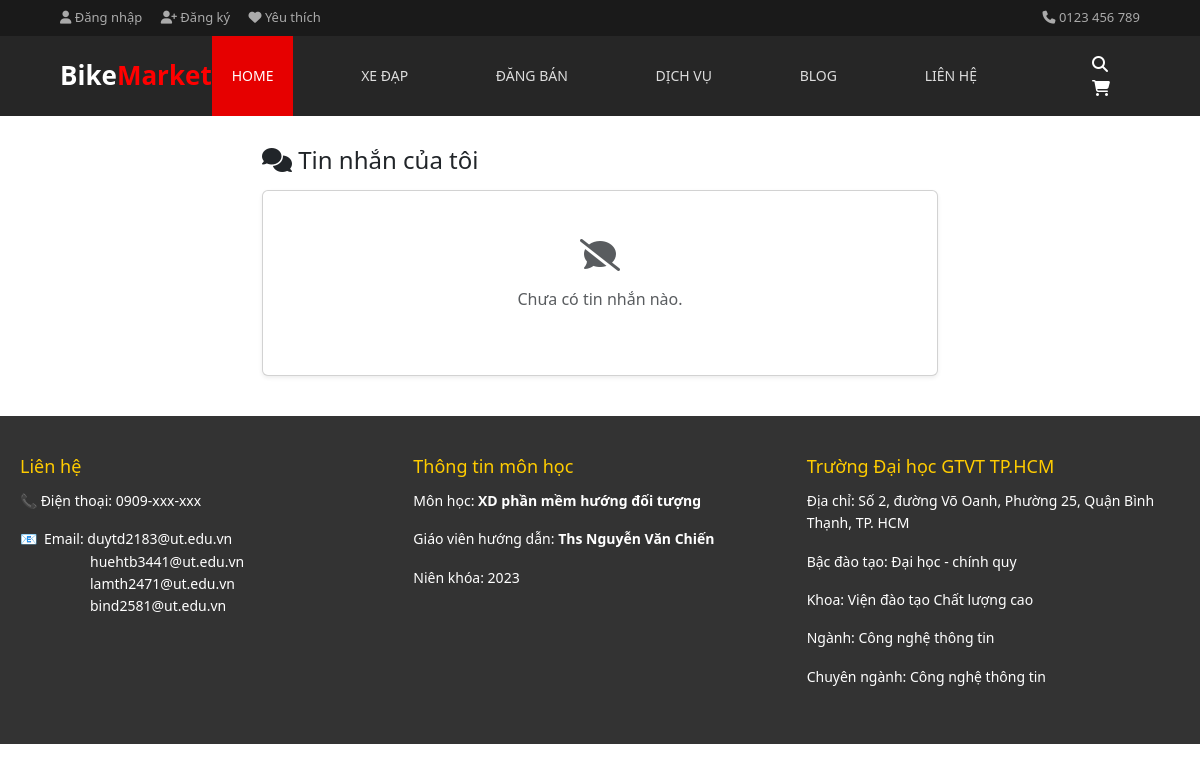
The page /Admin/index.php on the database as committed earlier.
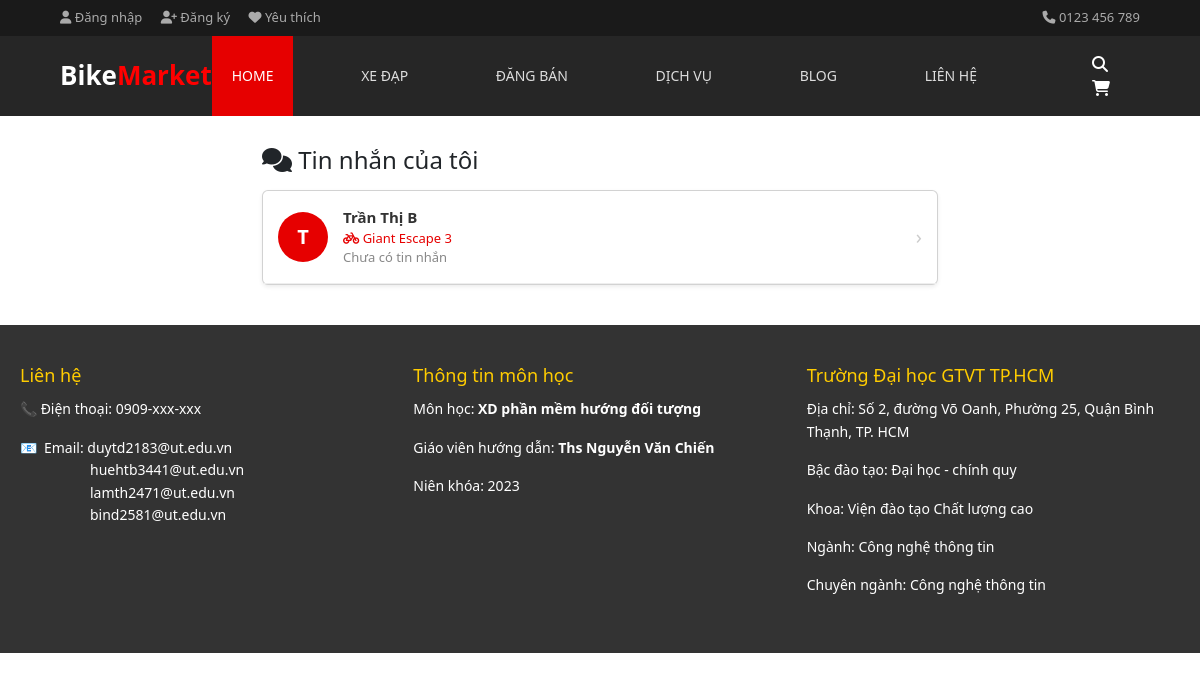
The same page on the database as committed later.
### tables this page shows
CREATE TABLE `cuoc_hoi_thoai` (
  `id` int(11) NOT NULL,
  `buyer_id` int(11) NOT NULL,
  `seller_id` int(11) NOT NULL,
  `xe_id` int(11) NOT NULL,
  `created_at` timestamp NOT NULL DEFAULT current_timestamp()
);

CREATE TABLE `bicycles` (
  `id` int(11) NOT NULL,
  `seller_id` int(11) NOT NULL DEFAULT 2,
  `name` varchar(255) NOT NULL,
  `price` int(11) DEFAULT NULL,
  `category_id` int(11) DEFAULT NULL,
  `brand_id` int(11) DEFAULT NULL,
  `condition_status` varchar(50) DEFAULT NULL,
  `frame_size` varchar(20) DEFAULT NULL,
  `location` varchar(100) DEFAULT NULL,
  `description` text DEFAULT NULL,
  `main_image` varchar(255) DEFAULT NULL,
  `sub_image1` varchar(255) DEFAULT NULL,
  `sub_image2` varchar(255) DEFAULT NULL,
  `sub_image3` varchar(255) DEFAULT NULL,
  `is_featured` tinyint(1) DEFAULT 1,
  `created_at` timestamp NOT NULL DEFAULT current_timestamp()
);

### Admin/controllers/MessageController.php (called while the page is built, shortened)
<?php
require_once "models/Message.php";
class MessageController {
    private $model;
    public function __construct() {
        $this->model = new Message();
    }
    public function index() {
        $conversations = $this->model->getConversations($_SESSION['user_id']);
        require __DIR__ . "/../views/conversations.php";
    }
}

### Admin/models/Message.php (called while the page is built, shortened)
<?php
require_once "config/database.php";
class Message {
    private $conn;
    public function __construct() {
        $db = new Database();
        $this->conn = $db->connect();
    }
    public function getConversations($user_id) {
    $query = "SELECT c.*,
                b.name AS ten_xe,
                CASE
                    WHEN c.buyer_id = :user_id THEN u_seller.name
                    ELSE u_buyer.name
                END AS ten_doi_phuong,
                (SELECT noi_dung
                 FROM tin_nhan t
                 WHERE t.hoi_thoai_id = c.id
                 ORDER BY t.created_at DESC
                 LIMIT 1) AS tin_nhan_cuoi
              FROM cuoc_hoi_thoai c
              JOIN bicycles b     ON c.xe_id     = b.id
              JOIN users u_buyer  ON c.buyer_id  = u_buyer.id
              JOIN users u_seller ON c.seller_id = u_seller.id
              WHERE c.buyer_id = :user_id OR c.seller_id = :user_id
              ORDER BY c.created_at DESC";
    $stmt = $this->conn->prepare($query);
    $stmt->execute(['user_id' => $user_id]);
    return $stmt->fetchAll(PDO::FETCH_ASSOC);
}
}

### Admin/config/database.php (called while the page is built, shortened)
<?php
class Database {
    private $host     = "localhost";
    private $db_name  = "oop_bicycle_system";
    private $username = "root";
    private $password = "";
    public function connect() {
        $this->conn = null;
        try {
            $this->conn = new PDO(
                "mysql:host=" . $this->host . ";dbname=" . $this->db_name,
                $this->username,
                $this->password
            );
            $this->conn->setAttribute(PDO::ATTR_ERRMODE, PDO::ERRMODE_EXCEPTION);
        } catch(PDOException $e) {
            echo "Connection error: " . $e->getMessage();
        }
        return $this->conn;
    }
}

### Admin/views/conversations.php (the view, shortened to what this page needs)
<?php include __DIR__ . '/../includes/header.php'; ?>
<link href="https://cdn.jsdelivr.net/npm/bootstrap@5.3.0/dist/css/bootstrap.min.css" rel="stylesheet">
<div class="container" style="max-width: 700px; margin-top: 30px; margin-bottom: 40px;">
    <h4 class="mb-3"><i class="fa fa-comments"></i> Tin nhắn của tôi</h4>
    <div class="card shadow-sm">
        <?php if (empty($conversations)): ?>
            <div class="text-center p-5 text-muted">
                <i class="fa fa-comment-slash fa-2x mb-3"></i>
                <p>Chưa có tin nhắn nào.</p>
            </div>
        <?php else: ?>
            <?php foreach ($conversations as $c): ?>
                <a href="index.php?action=chat&id=<?= $c['id'] ?>"
                   class="conversation-item">
                    <div class="conv-avatar">
                        <?= mb_substr($c['ten_doi_phuong'], 0, 1) ?>
                    </div>
                    <div class="conv-info">
                        <div class="conv-name"><?= htmlspecialchars($c['ten_doi_phuong']) ?></div>
                        <div class="conv-bike">
                            <i class="fa fa-bicycle"></i>
                            <?= htmlspecialchars($c['ten_xe']) ?>
                        </div>
                        <div class="conv-last">
                            <?= htmlspecialchars($c['tin_nhan_cuoi'] ?? 'Chưa có tin nhắn') ?>
                        </div>
                    </div>
                    <div class="conv-arrow">›</div>
                </a>
            <?php endforeach; ?>
        <?php endif; ?>
    </div>
</div>
<?php include __DIR__ . '/../includes/footer.php'; ?>

Rows that differ between the two databases and show on the page:
added cuoc_hoi_thoai: ten_doi_phuong "T", ten_doi_phuong "Trần Thị B", xe.name "Giant Escape 3", tin_nhan_cuoi "Chưa có tin nhắn"
Other text that changed with them:
text no longer shown: "Chưa có tin nhắn nào."
